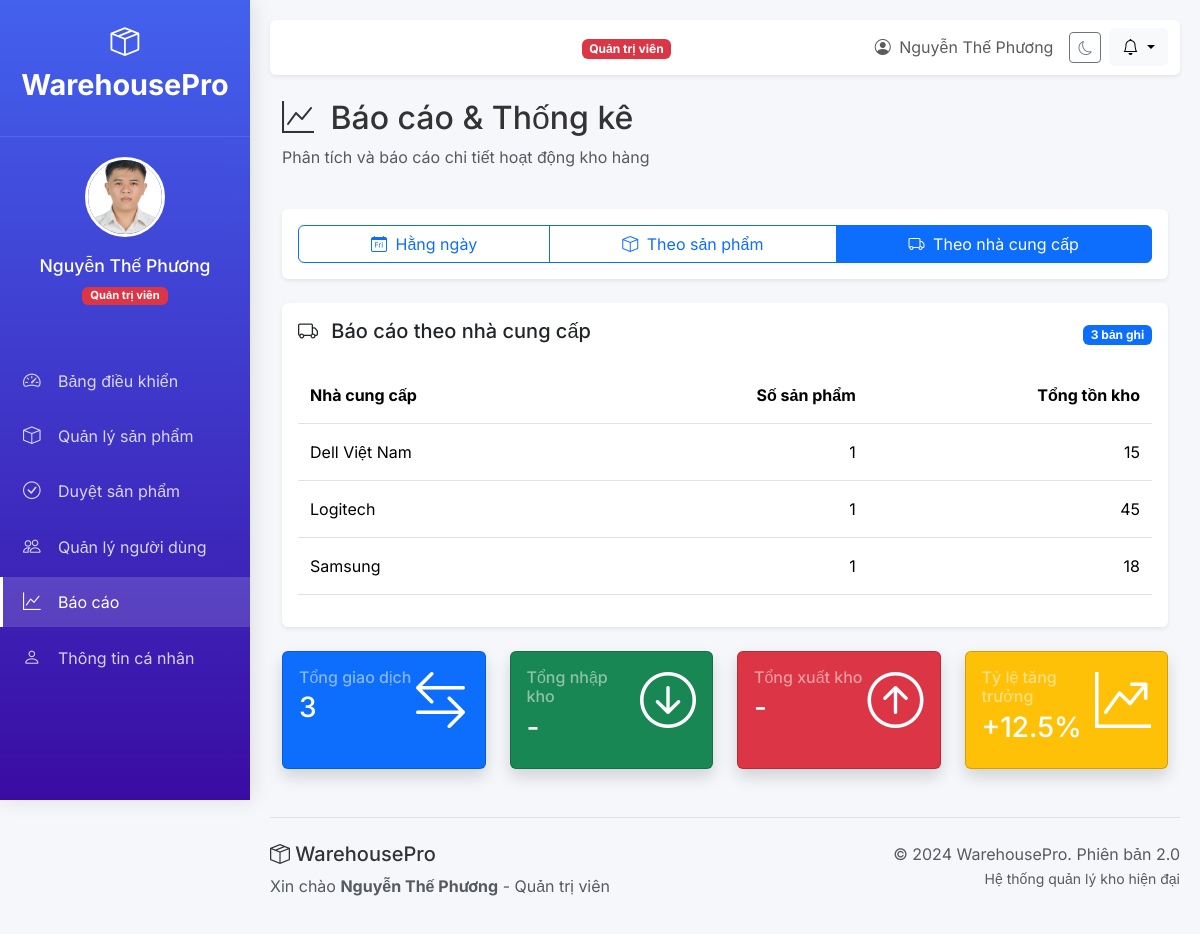
The page /reports?type=suppliers (signed in) on the database as committed earlier.
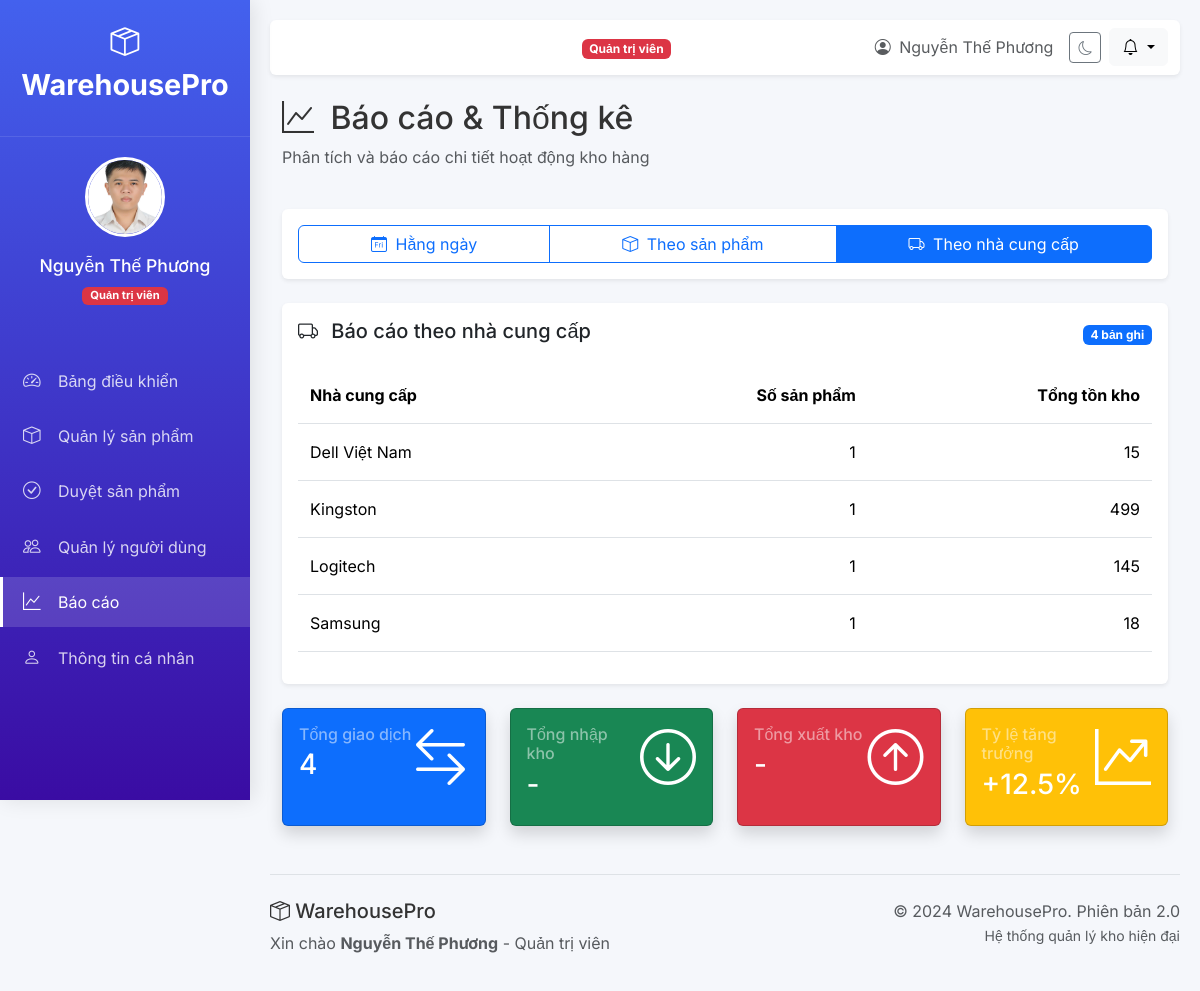
The same page on the database as committed later.
### tables this page shows
CREATE TABLE products (
            id INTEGER PRIMARY KEY AUTOINCREMENT,
            name TEXT NOT NULL,
            category TEXT NOT NULL,
            sku TEXT UNIQUE,
            stock INTEGER DEFAULT 0,
            min_stock INTEGER DEFAULT 5,
            price DECIMAL(10,2),
            supplier TEXT,
            supplier_country TEXT,
            manufacturer TEXT,
            distributor TEXT,
            location TEXT,
            description TEXT,
            image_url TEXT,
            status TEXT DEFAULT 'pending', -- pending/approved/rejected
            added_by INTEGER,
            approved_by INTEGER,
            last_updated TIMESTAMP DEFAULT CURRENT_TIMESTAMP,
            FOREIGN KEY (added_by) REFERENCES users (id),
            FOREIGN KEY (approved_by) REFERENCES users (id)
        );

### main.py (the view)
@app.get("/reports", response_class=HTMLResponse)
async def reports_page(request: Request):
    user = get_current_user(request)
    if not user:
        return RedirectResponse("/login", status_code=302)
    conn = get_db_connection()
    cursor = conn.cursor()
    report_type = request.query_params.get('type', 'daily')
    if report_type == 'daily':
        cursor.execute('''
            SELECT DATE(created_at) as date,
                   COUNT(*) as transactions,
                   SUM(CASE WHEN type='in' THEN quantity ELSE 0 END) as stock_in,
                   SUM(CASE WHEN type='out' THEN quantity ELSE 0 END) as stock_out
            FROM transactions
            WHERE DATE(created_at) >= DATE('now', '-30 days')
            GROUP BY DATE(created_at)
            ORDER BY date DESC
        ''')
    elif report_type == 'products':
        cursor.execute('''
            SELECT p.category,
                   COUNT(*) as product_count,
                   SUM(p.stock) as total_stock,
                   SUM(p.stock * COALESCE(p.price, 0)) as total_value
            FROM products p
            WHERE p.status = 'approved'
            GROUP BY p.category
            ORDER BY total_value DESC
        ''')
    elif report_type == 'suppliers':
        cursor.execute('''
            SELECT supplier, supplier_country,
                   COUNT(*) as product_count,
                   SUM(stock) as total_stock,
                   SUM(stock * COALESCE(price, 0)) as total_value
            FROM products
            WHERE status = 'approved'
            GROUP BY supplier, supplier_country
            ORDER BY product_count DESC
        ''')
    elif report_type == 'staff' and user["role"] == "admin":
        cursor.execute('''
            SELECT u.full_name, u.email,
                   COUNT(p.id) as product_count,
                   SUM(CASE WHEN p.status='approved' THEN 1 ELSE 0 END) as approved_count,
                   SUM(CASE WHEN p.status='pending' THEN 1 ELSE 0 END) as pending_count
            FROM users u
            LEFT JOIN products p ON u.id = p.added_by
            WHERE u.role = 'staff'
            GROUP BY u.id
            ORDER BY product_count DESC
        ''')
    else:
        cursor.execute('''
            SELECT DATE(created_at) as date,
                   COUNT(*) as transactions
            FROM transactions
            GROUP BY DATE(created_at)
            ORDER BY date DESC
            LIMIT 10
        ''')
    report_data = [dict(row) for row in cursor.fetchall()]
    conn.close()
    return templates.TemplateResponse(
        "reports.html",
        {
            "request": request,
            "title": "Báo cáo & Thống kê",
            "user": user,
            "report_type": report_type,
            "report_data": report_data,
            "now": datetime.now
        }
    )

### templates/reports.html (shortened to what the changed rows need)
{% extends "base.html" %}
{% block content %}
<div class="row mb-4">
    <div class="col-12">
        <h2><i class="bi bi-graph-up me-2"></i> Báo cáo & Thống kê</h2>
    </div>
</div>
<div class="card shadow-sm border-0 mb-4"><div class="card-body">
    <div class="table-header d-flex justify-content-between align-items-center">
        <h5>
            {% if report_type == 'daily' %}
            <i class="bi bi-calendar-day me-2"></i> Báo cáo giao dịch hằng ngày
            {% elif report_type == 'products' %}
            <i class="bi bi-box me-2"></i> Báo cáo theo danh mục sản phẩm
            {% else %}
            <i class="bi bi-truck me-2"></i> Báo cáo theo nhà cung cấp
            {% endif %}
        </h5>
        <span class="badge bg-primary">{{ report_data|length }} bản ghi</span>
    </div>
    <div class="table-responsive mt-3">
        <table class="table table-hover" id="reportTable">
            <thead>
                {% if report_type == 'daily' %}
                <tr>
                    <th>Ngày</th>
                    <th class="text-end">Số giao dịch</th>
                    <th class="text-end">Nhập kho</th>
                    <th class="text-end">Xuất kho</th>
                    <th class="text-end">Chênh lệch</th>
                </tr>
                {% else %}
                <tr>
                    <th>Nhà cung cấp</th>
                    <th class="text-end">Số sản phẩm</th>
                    <th class="text-end">Tổng tồn kho</th>
                </tr>
                {% endif %}
            </thead>
            <tbody>
                {% for row in report_data %}
                <tr>
                    {% if report_type == 'daily' %}
                    <td>{{ row['date'] }}</td>
                    <td class="text-end">{{ row['transactions'] }}</td>
                    <td class="text-end text-success">+{{ row['stock_in'] }}</td>
                    <td class="text-end text-danger">-{{ row['stock_out'] }}</td>
                    <td class="text-end">
                        {% set diff = row['stock_in'] - row['stock_out'] %}
                        <span class="fw-bold {% if diff > 0 %}text-success{% elif diff < 0 %}text-danger{% endif %}">
                            {% if diff > 0 %}+{% endif %}{{ diff }}
                        </span>
                    </td>
                    {% else %}
                    <td>{{ row['supplier'] }}</td>
                    <td class="text-end">{{ row['product_count'] }}</td>
                    <td class="text-end">{{ row['total_stock'] }}</td>
                    {% endif %}
                </tr>
                {% endfor %}
            </tbody>
        </table>
    </div>
</div></div>
<div class="row mt-4">
    <div class="col-md-3">
        <div class="card bg-primary text-white shadow h-100">
            <div class="card-body">
                <div class="d-flex justify-content-between">
                    <div>
                        <h6 class="text-white-50 mb-1">Tổng giao dịch</h6>
                        <h3>{{ report_data|length }}</h3>
                    </div>
                </div>
            </div>
        </div>
    </div>
</div>
{% endblock %}

Rows that differ between the two databases and show on the page:
added products: supplier "Kingston", product_count "1", total_stock "499"
changed products "Logitech": total_stock "45" → "145"
Other text that changed with them:
{{ report_data|length }}: "3" → "4"
